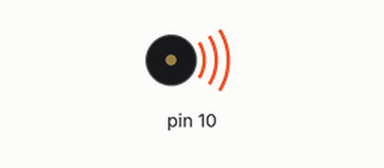
This sketch was run on a simulated Arduino Uno, built with avr-gcc and run on an emulated ATmega328P. Parts: buzzer (waves = sounding).

Above: at 2.5 s.
Timing chart, 0 to 13.0 s (numbered marks = the images above):
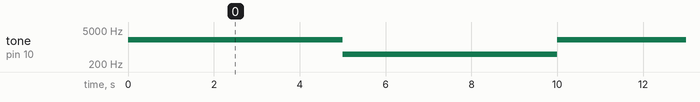

Measured:
- by itself, tone on pin 10: alternates 2000 Hz for 5.0 s and 500 Hz for 5.0 s

The sketch:

piezo_buzzer.ino
```cpp
void setup() {
  // put your setup code here, to run once:
  pinMode(10,OUTPUT);

}

void loop() {
  // put your main code here, to run repeatedly:
  tone (10, 2000);
  delay(5000);
  tone (10,500);
  delay(5000);
}
```
